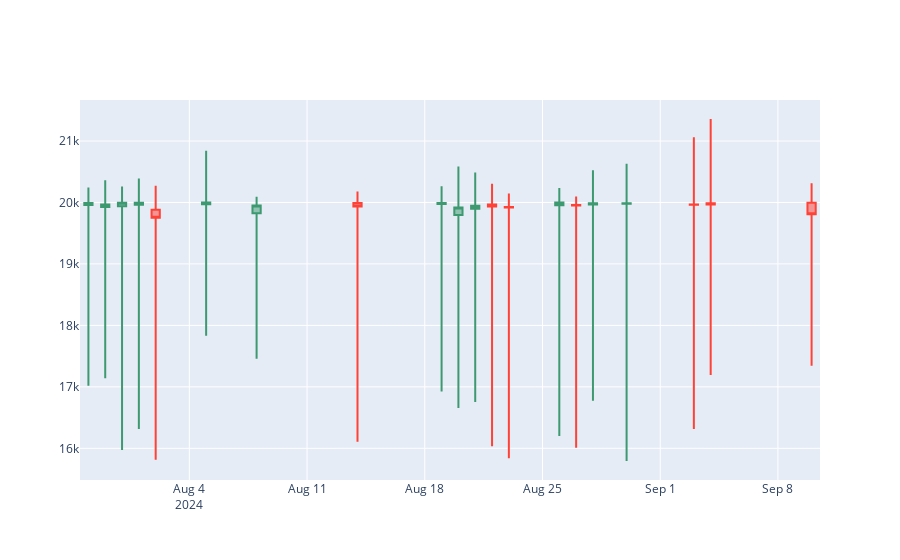

Notebook code cell kept with this figure:
### Code cell
create_candle_stick(portfolio[ticker+[col for col in portfolio.columns if re.search(".*portfolio.*", col)]], date='2024-09-10')
